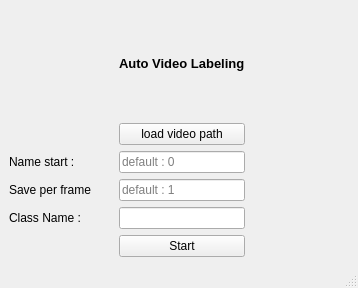
<?xml version="1.0" encoding="UTF-8"?>
<ui version="4.0">
 <class>MainWindow</class>
 <widget class="QMainWindow" name="MainWindow">
  <property name="geometry">
   <rect>
    <x>0</x>
    <y>0</y>
    <width>358</width>
    <height>288</height>
   </rect>
  </property>
  <property name="minimumSize">
   <size>
    <width>350</width>
    <height>280</height>
   </size>
  </property>
  <property name="maximumSize">
   <size>
    <width>358</width>
    <height>288</height>
   </size>
  </property>
  <property name="windowTitle">
   <string>MainWindow</string>
  </property>
  <widget class="QWidget" name="centralwidget">
   <layout class="QGridLayout" name="gridLayout_2">
    <item row="0" column="0">
     <layout class="QGridLayout" name="gridLayout">
      <item row="5" column="0">
       <spacer name="horizontalSpacer">
        <property name="orientation">
         <enum>Qt::Horizontal</enum>
        </property>
        <property name="sizeHint" stdset="0">
         <size>
          <width>40</width>
          <height>20</height>
         </size>
        </property>
       </spacer>
      </item>
      <item row="2" column="1">
       <widget class="QLineEdit" name="lineEdit_name">
        <property name="placeholderText">
         <string>default : 0</string>
        </property>
       </widget>
      </item>
      <item row="1" column="1">
       <widget class="QPushButton" name="pushButton_loadVideo">
        <property name="cursor">
         <cursorShape>PointingHandCursor</cursorShape>
        </property>
        <property name="text">
         <string>load video path</string>
        </property>
       </widget>
      </item>
      <item row="3" column="0">
       <widget class="QLabel" name="label_2">
        <property name="text">
         <string>Save per frame</string>
        </property>
       </widget>
      </item>
      <item row="3" column="1">
       <widget class="QLineEdit" name="lineEdit_frame">
        <property name="placeholderText">
         <string>default : 1</string>
        </property>
       </widget>
      </item>
      <item row="2" column="0">
       <widget class="QLabel" name="label">
        <property name="text">
         <string>Name start :</string>
        </property>
       </widget>
      </item>
      <item row="5" column="2">
       <spacer name="horizontalSpacer_2">
        <property name="orientation">
         <enum>Qt::Horizontal</enum>
        </property>
        <property name="sizeHint" stdset="0">
         <size>
          <width>40</width>
          <height>20</height>
         </size>
        </property>
       </spacer>
      </item>
      <item row="0" column="1">
       <widget class="QLabel" name="label_3">
        <property name="font">
         <font>
          <pointsize>10</pointsize>
          <weight>75</weight>
          <bold>true</bold>
         </font>
        </property>
        <property name="text">
         <string>Auto Video Labeling</string>
        </property>
       </widget>
      </item>
      <item row="5" column="1">
       <widget class="QPushButton" name="pushButton_start">
        <property name="cursor">
         <cursorShape>PointingHandCursor</cursorShape>
        </property>
        <property name="text">
         <string>Start</string>
        </property>
       </widget>
      </item>
      <item row="4" column="0">
       <widget class="QLabel" name="label_4">
        <property name="text">
         <string>Class Name :</string>
        </property>
       </widget>
      </item>
      <item row="4" column="1">
       <widget class="QLineEdit" name="lineEdit_classname"/>
      </item>
     </layout>
    </item>
   </layout>
  </widget>
  <widget class="QMenuBar" name="menubar">
   <property name="geometry">
    <rect>
     <x>0</x>
     <y>0</y>
     <width>358</width>
     <height>26</height>
    </rect>
   </property>
  </widget>
  <widget class="QStatusBar" name="statusbar"/>
 </widget>
 <resources/>
 <connections/>
</ui>
